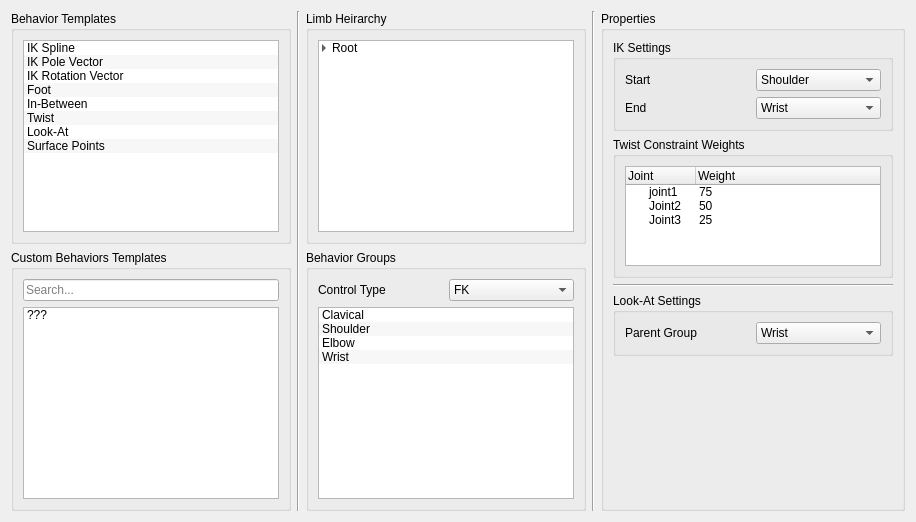
        <widget class="QWidget" name="tab_9">
         <attribute name="title">
          <string>Behaviours</string>
         </attribute>
         <layout class="QHBoxLayout" name="horizontalLayout_48">
          <item>
           <layout class="QHBoxLayout" name="horizontalLayout_30">
            <item>
             <layout class="QVBoxLayout" name="verticalLayout_36">
              <item>
               <widget class="QGroupBox" name="groupBox_22">
                <property name="title">
                 <string>Behavior Templates</string>
                </property>
                <layout class="QHBoxLayout" name="horizontalLayout_32">
                 <item>
                  <widget class="QListWidget" name="listWidget_9">
                   <property name="sizePolicy">
                    <sizepolicy hsizetype="Expanding" vsizetype="Expanding">
                     <horstretch>0</horstretch>
                     <verstretch>0</verstretch>
                    </sizepolicy>
                   </property>
                   <property name="maximumSize">
                    <size>
                     <width>16777215</width>
                     <height>16777215</height>
                    </size>
                   </property>
                   <property name="alternatingRowColors">
                    <bool>true</bool>
                   </property>
                   <item>
                    <property name="text">
                     <string>IK Spline</string>
                    </property>
                   </item>
                   <item>
                    <property name="text">
                     <string>IK Pole Vector</string>
                    </property>
                   </item>
                   <item>
                    <property name="text">
                     <string>IK Rotation Vector</string>
                    </property>
                   </item>
                   <item>
                    <property name="text">
                     <string>Foot</string>
                    </property>
                   </item>
                   <item>
                    <property name="text">
                     <string>In-Between</string>
                    </property>
                   </item>
                   <item>
                    <property name="text">
                     <string>Twist</string>
                    </property>
                   </item>
                   <item>
                    <property name="text">
                     <string>Look-At</string>
                    </property>
                   </item>
                   <item>
                    <property name="text">
                     <string>Surface Points</string>
                    </property>
                   </item>
                  </widget>
                 </item>
                </layout>
               </widget>
              </item>
              <item>
               <widget class="QGroupBox" name="groupBox_18">
                <property name="title">
                 <string>Custom Behaviors Templates</string>
                </property>
                <layout class="QHBoxLayout" name="horizontalLayout_49">
                 <item>
                  <layout class="QVBoxLayout" name="verticalLayout_40">
                   <item>
                    <widget class="QLineEdit" name="lineEdit_10">
                     <property name="placeholderText">
                      <string>Search...</string>
                     </property>
                    </widget>
                   </item>
                   <item>
                    <widget class="QListWidget" name="listWidget_10">
                     <property name="toolTip">
                      <string>Created in CONTROLLERS tab by right clicking on Limb &gt; &quot;Save Limb Template&quot;</string>
                     </property>
                     <property name="dragDropMode">
                      <enum>QAbstractItemView::DragOnly</enum>
                     </property>
                     <property name="alternatingRowColors">
                      <bool>true</bool>
                     </property>
                     <item>
                      <property name="text">
                       <string>???</string>
                      </property>
                     </item>
                    </widget>
                   </item>
                  </layout>
                 </item>
                </layout>
               </widget>
              </item>
             </layout>
            </item>
            <item>
             <widget class="Line" name="line_12">
              <property name="orientation">
               <enum>Qt::Vertical</enum>
              </property>
             </widget>
            </item>
            <item>
             <layout class="QVBoxLayout" name="verticalLayout_64">
              <item>
               <widget class="QGroupBox" name="groupBox_33">
                <property name="title">
                 <string>Limb Heirarchy</string>
                </property>
                <layout class="QHBoxLayout" name="horizontalLayout_45">
                 <item>
                  <layout class="QVBoxLayout" name="verticalLayout_65">
                   <item>
                    <widget class="QTreeWidget" name="treeWidget_13">
                     <property name="autoScrollMargin">
                      <number>16</number>
                     </property>
                     <property name="alternatingRowColors">
                      <bool>true</bool>
                     </property>
                     <property name="selectionMode">
                      <enum>QAbstractItemView::SingleSelection</enum>
                     </property>
                     <property name="autoExpandDelay">
                      <number>-1</number>
                     </property>
                     <property name="indentation">
                      <number>10</number>
                     </property>
                     <property name="headerHidden">
                      <bool>true</bool>
                     </property>
                     <column>
                      <property name="text">
                       <string notr="true">1</string>
                      </property>
                     </column>
                     <item>
                      <property name="text">
                       <string>Root</string>
                      </property>
                      <item>
                       <property name="text">
                        <string>Spine</string>
                       </property>
                       <item>
                        <property name="text">
                         <string>Arm (M)</string>
                        </property>
                        <item>
                         <property name="text">
                          <string>Hand</string>
                         </property>
                        </item>
                       </item>
                       <item>
                        <property name="text">
                         <string>Head</string>
                        </property>
                       </item>
                       <item>
                        <property name="text">
                         <string>Leg (M)</string>
                        </property>
                       </item>
                       <item>
                        <property name="text">
                         <string>Tail</string>
                        </property>
                       </item>
                      </item>
                     </item>
                    </widget>
                   </item>
                  </layout>
                 </item>
                </layout>
               </widget>
              </item>
              <item>
               <widget class="QGroupBox" name="groupBox_34">
                <property name="title">
                 <string>Behavior Groups</string>
                </property>
                <layout class="QVBoxLayout" name="verticalLayout_66">
                 <item>
                  <layout class="QVBoxLayout" name="verticalLayout_67">
                   <item>
                    <layout class="QHBoxLayout" name="horizontalLayout_41">
                     <item>
                      <widget class="QLabel" name="label_6">
                       <property name="text">
                        <string>Control Type</string>
                       </property>
                      </widget>
                     </item>
                     <item>
                      <widget class="QComboBox" name="comboBox_11">
                       <item>
                        <property name="text">
                         <string>FK</string>
                        </property>
                       </item>
                       <item>
                        <property name="text">
                         <string>IK Spline</string>
                        </property>
                       </item>
                       <item>
                        <property name="text">
                         <string>IK Pole Vector</string>
                        </property>
                       </item>
                      </widget>
                     </item>
                    </layout>
                   </item>
                   <item>
                    <widget class="QListWidget" name="listWidget_12">
                     <property name="alternatingRowColors">
                      <bool>true</bool>
                     </property>
                     <item>
                      <property name="text">
                       <string>Clavical</string>
                      </property>
                     </item>
                     <item>
                      <property name="text">
                       <string>Shoulder</string>
                      </property>
                     </item>
                     <item>
                      <property name="text">
                       <string>Elbow</string>
                      </property>
                     </item>
                     <item>
                      <property name="text">
                       <string>Wrist</string>
                      </property>
                     </item>
                    </widget>
                   </item>
                  </layout>
                 </item>
                </layout>
               </widget>
              </item>
             </layout>
            </item>
            <item>
             <widget class="Line" name="line_13">
              <property name="orientation">
               <enum>Qt::Vertical</enum>
              </property>
             </widget>
            </item>
            <item>
             <layout class="QVBoxLayout" name="verticalLayout_72">
              <item>
               <widget class="QGroupBox" name="groupBox_36">
                <property name="title">
                 <string>Properties</string>
                </property>
                <layout class="QHBoxLayout" name="horizontalLayout_46">
                 <item>
                  <layout class="QVBoxLayout" name="verticalLayout_73">
                   <item>
                    <widget class="QGroupBox" name="groupBox_37">
                     <property name="title">
                      <string>IK Settings</string>
                     </property>
                     <layout class="QHBoxLayout" name="horizontalLayout_47">
                      <item>
                       <layout class="QVBoxLayout" name="verticalLayout_74">
                        <item>
                         <layout class="QHBoxLayout" name="horizontalLayout_43">
                          <item>
                           <widget class="QLabel" name="label_8">
                            <property name="text">
                             <string>Start</string>
                            </property>
                           </widget>
                          </item>
                          <item>
                           <widget class="QComboBox" name="comboBox_5">
                            <property name="currentIndex">
                             <number>1</number>
                            </property>
                            <item>
                             <property name="text">
                              <string>Clavical</string>
                             </property>
                            </item>
                            <item>
                             <property name="text">
                              <string>Shoulder</string>
                             </property>
                            </item>
                            <item>
                             <property name="text">
                              <string>Elbow</string>
                             </property>
                            </item>
                            <item>
                             <property name="text">
                              <string>Wrist</string>
                             </property>
                            </item>
                           </widget>
                          </item>
                         </layout>
                        </item>
                        <item>
                         <layout class="QHBoxLayout" name="horizontalLayout_44">
                          <item>
                           <widget class="QLabel" name="label_9">
                            <property name="text">
                             <string>End</string>
                            </property>
                           </widget>
                          </item>
                          <item>
                           <widget class="QComboBox" name="comboBox_6">
                            <property name="currentIndex">
                             <number>3</number>
                            </property>
                            <item>
                             <property name="text">
                              <string>Clavical</string>
                             </property>
                            </item>
                            <item>
                             <property name="text">
                              <string>Shoulder</string>
                             </property>
                            </item>
                            <item>
                             <property name="text">
                              <string>Elbow</string>
                             </property>
                            </item>
                            <item>
                             <property name="text">
                              <string>Wrist</string>
                             </property>
                            </item>
                           </widget>
                          </item>
                         </layout>
                        </item>
                       </layout>
                      </item>
                     </layout>
                    </widget>
                   </item>
                   <item>
                    <widget class="QGroupBox" name="groupBox_35">
                     <property name="title">
                      <string>Twist Constraint Weights</string>
                     </property>
                     <layout class="QVBoxLayout" name="verticalLayout_39">
                      <item>
                       <layout class="QVBoxLayout" name="verticalLayout_79">
                        <item>
                         <widget class="QTreeWidget" name="treeWidget_6">
                          <property name="sizePolicy">
                           <sizepolicy hsizetype="Expanding" vsizetype="Maximum">
                            <horstretch>0</horstretch>
                            <verstretch>0</verstretch>
                           </sizepolicy>
                          </property>
                          <property name="maximumSize">
                           <size>
                            <width>16777215</width>
                            <height>100</height>
                           </size>
                          </property>
                          <attribute name="headerCascadingSectionResizes">
                           <bool>true</bool>
                          </attribute>
                          <attribute name="headerDefaultSectionSize">
                           <number>70</number>
                          </attribute>
                          <attribute name="headerMinimumSectionSize">
                           <number>20</number>
                          </attribute>
                          <column>
                           <property name="text">
                            <string>Joint</string>
                           </property>
                          </column>
                          <column>
                           <property name="text">
                            <string>Weight</string>
                           </property>
                          </column>
                          <item>
                           <property name="text">
                            <string>joint1</string>
                           </property>
                           <property name="text">
                            <string>75</string>
                           </property>
                          </item>
                          <item>
                           <property name="text">
                            <string>Joint2</string>
                           </property>
                           <property name="text">
                            <string>50</string>
                           </property>
                          </item>
                          <item>
                           <property name="text">
                            <string>Joint3</string>
                           </property>
                           <property name="text">
                            <string>25</string>
                           </property>
                          </item>
                         </widget>
                        </item>
                       </layout>
                      </item>
                     </layout>
                    </widget>
                   </item>
                   <item>
                    <widget class="Line" name="line_11">
                     <property name="orientation">
                      <enum>Qt::Horizontal</enum>
                     </property>
                    </widget>
                   </item>
                   <item>
                    <widget class="QGroupBox" name="groupBox_7">
                     <property name="title">
                      <string>Look-At Settings</string>
                     </property>
                     <layout class="QVBoxLayout" name="verticalLayout_24">
                      <item>
                       <layout class="QVBoxLayout" name="verticalLayout_32">
                        <item>
                         <layout class="QHBoxLayout" name="horizontalLayout_50">
                          <item>
                           <widget class="QLabel" name="label_16">
                            <property name="text">
                             <string>Parent Group</string>
                            </property>
                           </widget>
                          </item>
                          <item>
                           <widget class="QComboBox" name="comboBox_9">
                            <property name="currentIndex">
                             <number>3</number>
                            </property>
                            <item>
                             <property name="text">
                              <string>Clavical</string>
                             </property>
                            </item>
                            <item>
                             <property name="text">
                              <string>Shoulder</string>
                             </property>
                            </item>
                            <item>
                             <property name="text">
                              <string>Elbow</string>
                             </property>
                            </item>
                            <item>
                             <property name="text">
                              <string>Wrist</string>
                             </property>
                            </item>
                           </widget>
                          </item>
                         </layout>
                        </item>
                       </layout>
                      </item>
                     </layout>
                    </widget>
                   </item>
                   <item>
                    <spacer name="verticalSpacer_5">
                     <property name="orientation">
                      <enum>Qt::Vertical</enum>
                     </property>
                     <property name="sizeHint" stdset="0">
                      <size>
                       <width>20</width>
                       <height>40</height>
                      </size>
                     </property>
                    </spacer>
                   </item>
                  </layout>
                 </item>
                </layout>
               </widget>
              </item>
             </layout>
            </item>
           </layout>
          </item>
         </layout>
        </widget>
